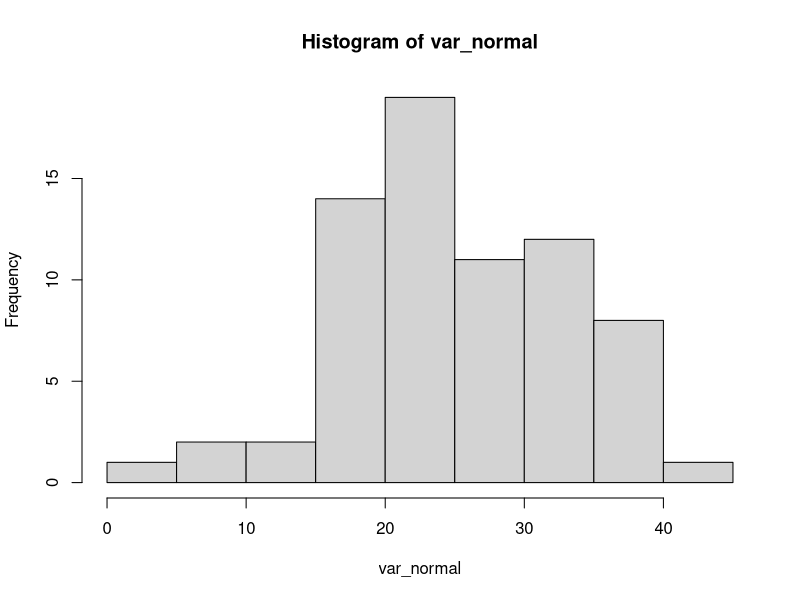
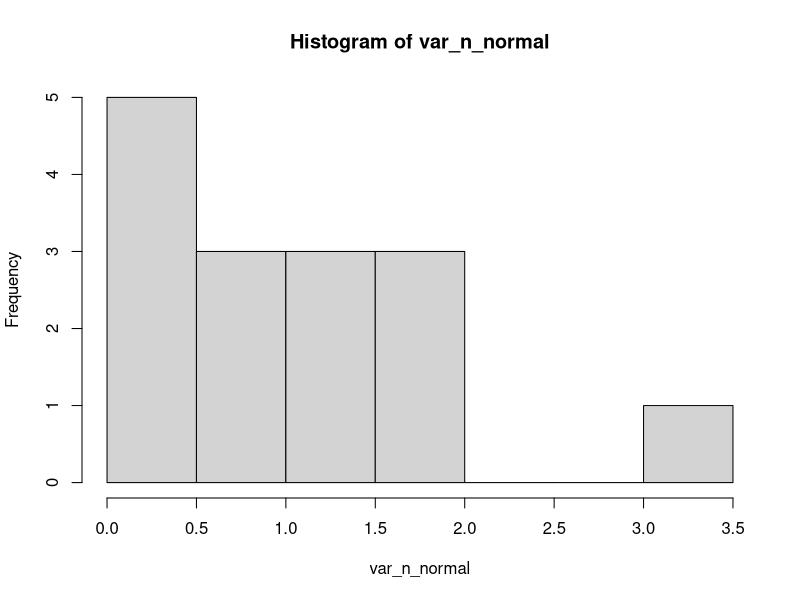
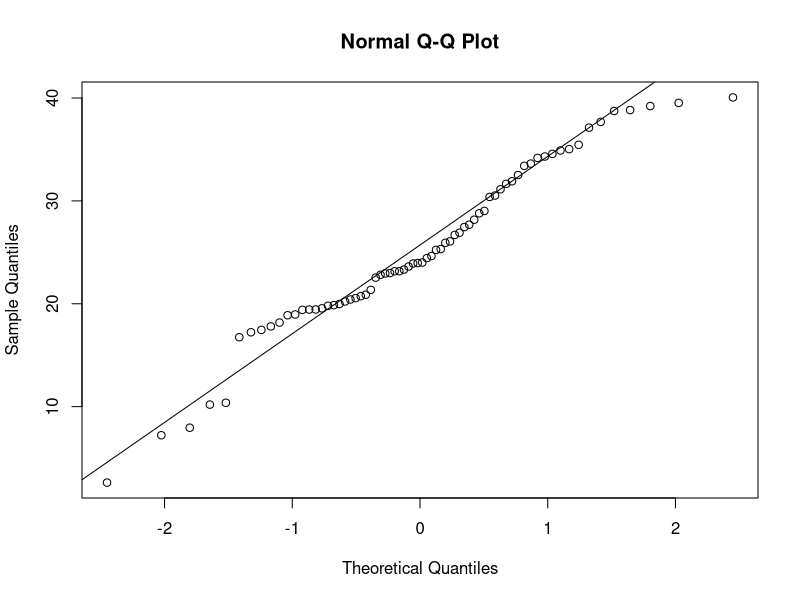
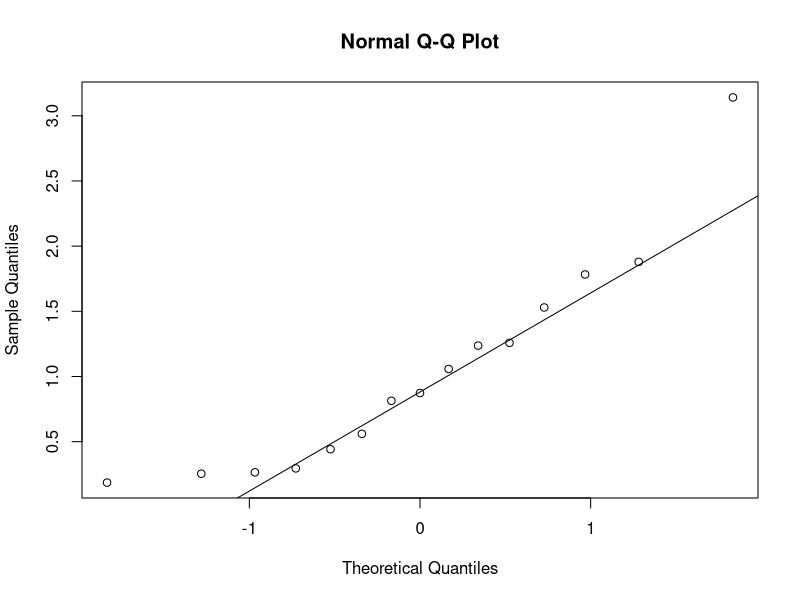

Recreate these plots in R, in order.
## ---- chunk 1

# GERA VARIAVEL ALEATORIA QUE SEGUE DIST. NORMAL, COM 70 OBSERVACOES, MEDIA 70 E DESV PADRAO 8
var_normal <- rnorm(n = 70, mean = 25, sd = 8)

# GERA VARIAVEL ALEATORIA F (NAO SEGUE DIST. NORMAL) COM 15 OBSERVACOES, 2 GRAUS DE LIBERDADE NO NUMERADOR E 10 NO DENOMINADOR 
var_n_normal <- rf(n = 15, df1 = 2, df2 = 10)

## ---- chunk 2


# HISTOGRAMA (O FORMATO DA VAR N NORMAL EH BICAUDAL)
hist(x = var_normal)
hist(x = var_n_normal)


# QQPLOT (OS PONTOS DA VAR N NORMAL NAO SEGUEM A RETA)
qqnorm(y = var_normal)
qqline(y = var_normal)

qqnorm(y = var_n_normal)
qqline(y = var_n_normal)


# TESTE DE SHAPIRO-WILK (P-VALUE DA VAR N NORMAL < 5%, LOGO REJEITA H0=VAR NORMAL  )
shapiro.test(x = var_normal)
shapiro.test(x = var_n_normal)

